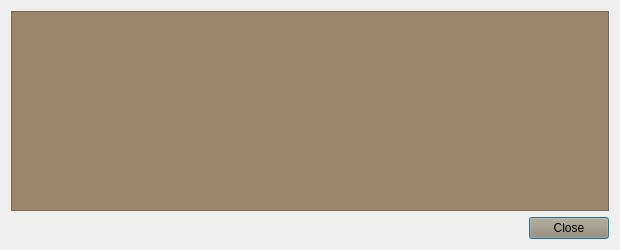
<?xml version="1.0" encoding="UTF-8"?>
<ui version="4.0">
 <class>TransactionDescDialog</class>
 <widget class="QDialog" name="TransactionDescDialog">
  <property name="geometry">
   <rect>
    <x>0</x>
    <y>0</y>
    <width>620</width>
    <height>250</height>
   </rect>
  </property>
  <property name="windowTitle">
   <string>Transaction details</string>
  </property>
  <property name="styleSheet">
   <string notr="true">background-image: url(:/images/bkg-n);</string>
  </property>
  <layout class="QVBoxLayout" name="verticalLayout">
   <item>
    <widget class="QTextEdit" name="detailText">
     <property name="toolTip">
      <string>This pane shows a detailed description of the transaction</string>
     </property>
     <property name="styleSheet">
      <string notr="true">background-color: rgb(154, 134, 106);</string>
     </property>
     <property name="readOnly">
      <bool>true</bool>
     </property>
     <property name="html">
      <string>&lt;!DOCTYPE HTML PUBLIC &quot;-//W3C//DTD HTML 4.0//EN&quot; &quot;http://www.w3.org/TR/REC-html40/strict.dtd&quot;&gt;
&lt;html&gt;&lt;head&gt;&lt;meta name=&quot;qrichtext&quot; content=&quot;1&quot; /&gt;&lt;style type=&quot;text/css&quot;&gt;
p, li { white-space: pre-wrap; }
&lt;/style&gt;&lt;/head&gt;&lt;body style=&quot; font-family:'Ubuntu'; font-size:11pt; font-weight:400; font-style:normal;&quot;&gt;
&lt;p style=&quot;-qt-paragraph-type:empty; margin-top:0px; margin-bottom:0px; margin-left:0px; margin-right:0px; -qt-block-indent:0; text-indent:0px;&quot;&gt;&lt;br /&gt;&lt;/p&gt;&lt;/body&gt;&lt;/html&gt;</string>
     </property>
    </widget>
   </item>
   <item>
    <widget class="QDialogButtonBox" name="buttonBox">
     <property name="styleSheet">
      <string notr="true">background-image: url(:/images/bgbfree);
background-color: rgb(154, 134, 106);</string>
     </property>
     <property name="orientation">
      <enum>Qt::Horizontal</enum>
     </property>
     <property name="standardButtons">
      <set>QDialogButtonBox::Close</set>
     </property>
    </widget>
   </item>
  </layout>
 </widget>
 <resources/>
 <connections>
  <connection>
   <sender>buttonBox</sender>
   <signal>accepted()</signal>
   <receiver>TransactionDescDialog</receiver>
   <slot>accept()</slot>
   <hints>
    <hint type="sourcelabel">
     <x>248</x>
     <y>254</y>
    </hint>
    <hint type="destinationlabel">
     <x>157</x>
     <y>274</y>
    </hint>
   </hints>
  </connection>
  <connection>
   <sender>buttonBox</sender>
   <signal>rejected()</signal>
   <receiver>TransactionDescDialog</receiver>
   <slot>reject()</slot>
   <hints>
    <hint type="sourcelabel">
     <x>316</x>
     <y>260</y>
    </hint>
    <hint type="destinationlabel">
     <x>286</x>
     <y>274</y>
    </hint>
   </hints>
  </connection>
 </connections>
</ui>
